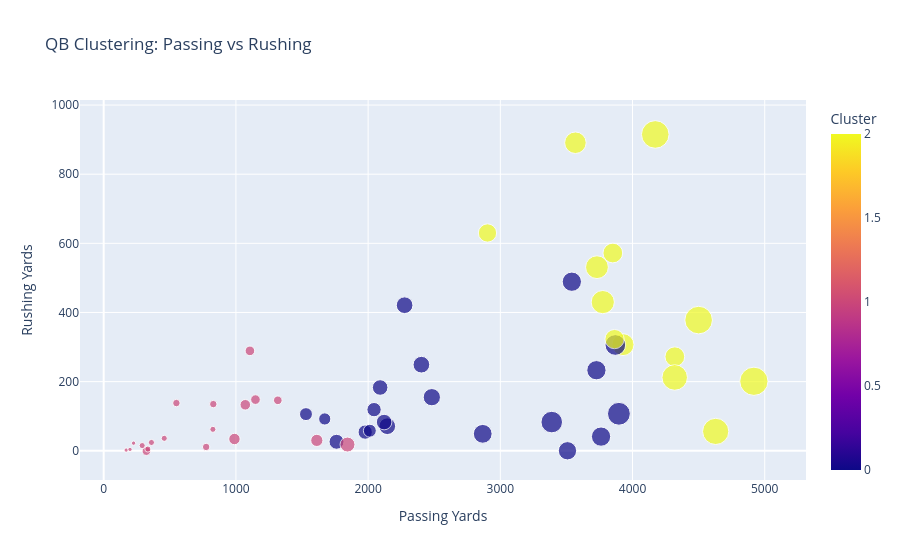

The notebook cell this image was saved under:
### Markdown cell above
### Visualization 1 Explanation

Based on the magnitude of feature importance analaysis, NFL quarterback salaries are overwhelmingly determined by volume production rather than efficiency or risk management. Passing yards alone account for 51.8% of the salary determination, which shows that it is the primary driver of compensation. Passing touchdowns contribute another 21.2%, showing that scoring production serves as the secondary consideration. The efficiency metrics like clutch performance and completion perctnage just account for one quarter of the influence. One thing that should be noted is that the clutch performance actually drives negatively in salary which shows that the system is favored much more towards production than efficiency. Most suprisingly, the interceptions have a negligible impact, which shows that teams are willing to tolerate turnovers from high-volume passers.

### Code cell
import pandas as pd
import json
from sklearn.preprocessing import StandardScaler
from sklearn.cluster import KMeans
import plotly.express as px

def visual2():
    salaries = pd.read_csv("salaries.csv")
    with open("stats.json") as f:
        stats = json.load(f)
    stats_df = pd.DataFrame.from_dict(stats, orient="index").reset_index()
    stats_df = stats_df.rename(columns={"index": "Player"})
    
    clutch = pd.read_csv("clutch_factor.csv")
    
    qbs = {
        "L.Jackson": "Lamar Jackson",
        "J.Allen": "Josh Allen",
        "J.Burrow": "Joe Burrow",
        "J.Goff": "Jared Goff",
        "J.Daniels": "Jayden Daniels",
        "B.Mayfield": "Baker Mayfield",
        "P.Mahomes": "Patrick Mahomes",
        "M.Stafford": "Matthew Stafford",
        "J.Hurts": "Jalen Hurts",
        "J.Love": "Jordan Love",
        "J.Herbert": "Justin Herbert",
        "G.Smith": "Geno Smith",
        "S.Darnold": "Sam Darnold",
        "B.Purdy": "Brock Purdy",
        "C.Stroud": "C.J. Stroud",
        "B.Young": "Bryce Young",
        "K.Murray": "Kyler Murray",
        "T.Tagovailoa": "Tua Tagovailoa",
        "D.Prescott": "Dak Prescott",
        "B.Nix": "Bo Nix",
        "D.Maye": "Drake Maye",
        "A.Rodgers": "Aaron Rodgers",
        "R.Wilson": "Russell Wilson",
        "D.Carr": "Derek Carr",
        "K.Cousins": "Kirk Cousins",
        "T.Lawrence": "Trevor Lawrence",
        "J.Fields": "Justin Fields",
        "C.Williams": "Caleb Williams",
        "A.O'Connell": "Aidan O'Connell",
        "M.Penix": "Michael Penix Jr.",
        "D.Watson": "Deshaun Watson",
        "T.DeVito": "Tommy DeVito",
        "C.Wentz": "Carson Wentz",
        "D.Thomas-Robinson": "Dorian Thompson-Robinson",
        "S.Thompson": "Skylar Thompson",
        "J.Haener": "Jake Haener",
        "D.Ridder": "Desmond Ridder",
        "T.Lance": "Trey Lance",
        "B.Zappe": "Bailey Zappe",
        "B.Allen": "Brandon Allen",
        "J.Dobbs": "Joshua Dobbs",
        "T.McKee": "Tanner McKee",
        "K.Pickett": "Kenny Pickett",
        "J.Garoppolo": "Jimmy Garoppolo",
        "D.Lock": "Drew Lock",
        "J.Brissett": "Jacoby Brissett",
        "A.Dalton": "Andy Dalton",
        "M.Jones": "Mac Jones",
        "M.Rudolph": "Mason Rudolph",
        "J.Flacco": "Joe Flacco",
        "S.Rattler": "Spencer Rattler",
        "C.Rush": "Cooper Rush",
        "D.Jones": "Daniel Jones",
        "G.Minshew": "Gardner Minshew",
        "A.Richardson": "Anthony Richardson",
        "T.Huntley": "Tyler Huntley",
        "W.Levis": "Will Levis",
        "J.Winston": "Jameis Winston",
        "M.Willis": "Malik Willis"
    }
    
    clutch["Player"] = clutch["Player"].map(qbs)
    clutch = clutch.dropna(subset=["Player"])
    
    qb = stats_df.merge(salaries, on="Player", how="inner").merge(clutch, on="Player", how="left")
    
    features = [
        "Passing Yards",
        "Rushing Yards",
        "Completion Percentage",
        "Passing Touchdowns",
        "Interceptions",
        "Clutch Score"
    ]
    X = qb[features]
    
    scaler = StandardScaler()
    X_scaled = scaler.fit_transform(X)
    
    kmeans = KMeans(n_clusters=3, random_state=42)
    qb["Cluster"] = kmeans.fit_predict(X_scaled)
    
    fig = px.scatter(
        qb,
        x="Passing Yards",
        y="Rushing Yards",
        color="Cluster",
        size="Passing Touchdowns",
        hover_data=["Player", "Salary", "Completion Percentage", "Interceptions", "Clutch Score"],
        title="QB Clustering: Passing vs Rushing"
    )
    fig.show()

visual2()

### Figure 1 — Plotly figure (JSON) as saved in the notebook; plotly's stock layout.template omitted (floating-point values rounded to 4 significant figures; data arrays with more than 128 entries replaced by an {"elided": "..."} marker saying what was removed)
{"data": [{"customdata": {"elided": "55x5 mixed values"}, "hovertemplate": "Passing Yards=%{x}<br>Rushing Yards=%{y}<br>Passing Touchdowns=%{marker.size}<br>Player=%{customdata[0]}<br>Salary=%{customdata[1]}<br>Completion Percentage=%{customdata[2]}<br>Interceptions=%{customdata[3]}<br>Clutch Score=%{customdata[4]}<br>Cluster=%{marker.color}<extra></extra>", "legendgroup": "", "marker": {"color": [2, 2, 2, 2, 2, 2, 2, 0, 2, 0, 0, 2, 2, 2, 0, 0, 2, 0, 0, 2, 0, 0, 0, 0, 0, 0, 1, 0, 1, 1, 1, 1, 1, 1, 1, 1, 1, 1, 1, 1, 1, 1, 1, 1, 1, 0, 0, 0, 1, 1, 0, 1, 0, 0, 1], "coloraxis": "coloraxis", "size": [41, 28, 43, 37, 25, 41, 26, 20, 18, 25, 23, 21, 35, 20, 20, 15, 21, 19, 11, 29, 15, 28, 16, 15, 18, 11, 5, 20, 8, 3, 5, 0, 0, 1, 2, 0, 1, 1, 2, 4, 2, 2, 6, 2, 7, 8, 9, 12, 4, 12, 9, 3, 13, 13, 3], "sizemode": "area", "sizeref": 0.1075, "symbol": "circle"}, "mode": "markers", "name": "", "orientation": "v", "showlegend": false, "type": "scatter", "x": [4172, 3731, 4918, 4629, 3568, 4500, 3928, 3762, 2903, 3389, 3870, 4320, 4319, 3864, 3727, 2403, 3851, 2867, 1978, 3775, 2276, 3897, 2482, 2145, 3508, 2045, 1106, 3541, 1612, 775, 1148, 257, 118, 226, 458, 266, 170, 199, 361, 323, 291, 334, 1071, 826, 989, 1672, 1530, 1761, 1317, 1844, 2013, 829, 2091, 2121, 550], "xaxis": "x", "y": [915, 531, 201, 56, 891, 378, 307, 41, 630, 83, 306, 272, 212, 323, 233, 249, 572, 49, 54, 430, 421, 107, 155, 71, 0, 119, 289, 489, 30, 11, 148, 32, 0, 22, 36, 41, 2, 4, 24, -1, 15, 5, 133, 62, 34, 92, 106, 26, 146, 18, 58, 135, 183, 83, 138], "yaxis": "y"}], "layout": {"coloraxis": {"colorbar": {"title": {"text": "Cluster"}}, "colorscale": [[0, "#0d0887"], [0.1111, "#46039f"], [0.2222, "#7201a8"], [0.3333, "#9c179e"], [0.4444, "#bd3786"], [0.5556, "#d8576b"], [0.6667, "#ed7953"], [0.7778, "#fb9f3a"], [0.8889, "#fdca26"], [1, "#f0f921"]]}, "legend": {"itemsizing": "constant", "tracegroupgap": 0}, "title": {"text": "QB Clustering: Passing vs Rushing"}, "xaxis": {"anchor": "y", "domain": [0, 1], "title": {"text": "Passing Yards"}}, "yaxis": {"anchor": "x", "domain": [0, 1], "title": {"text": "Rushing Yards"}}}}
